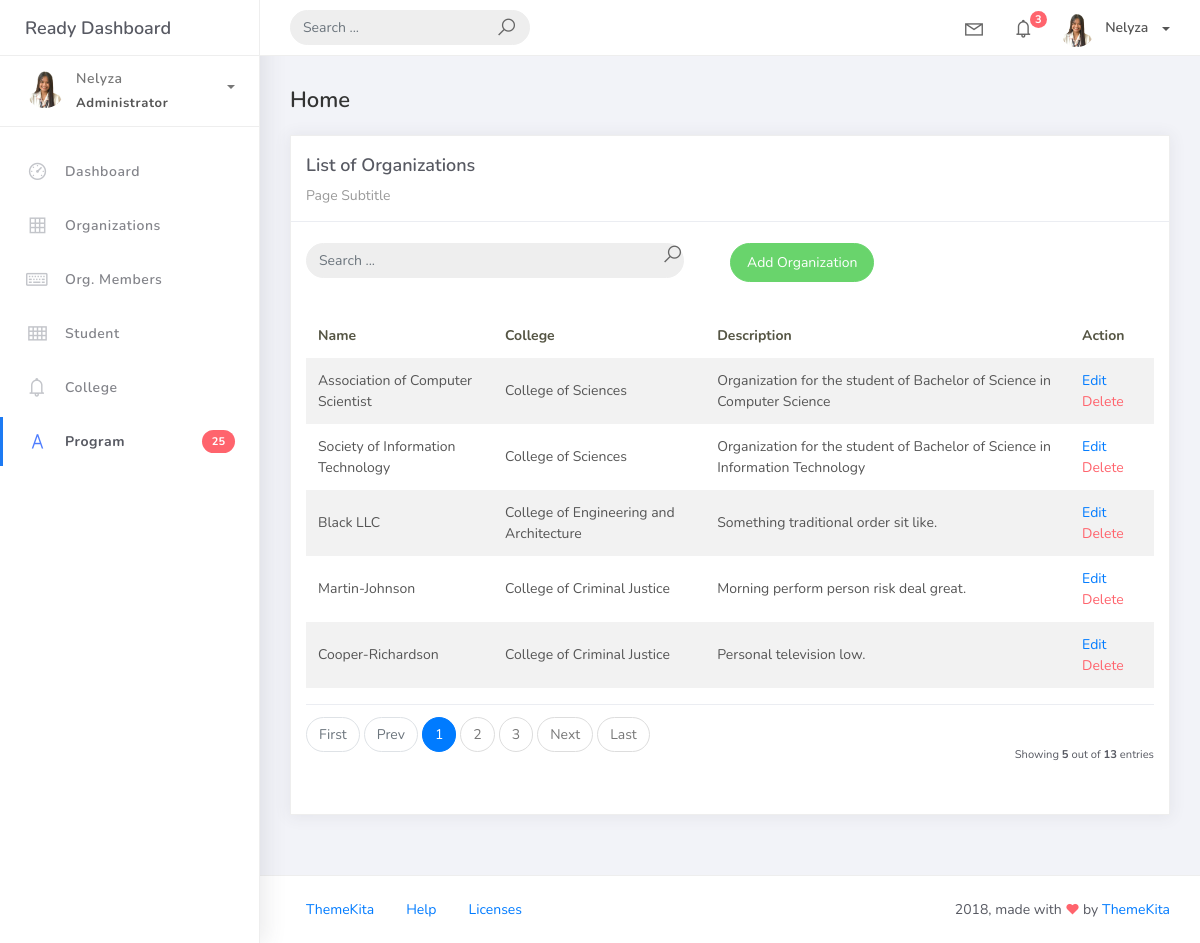
Screenshot of /organization_list with the database file from the repository.
### studentorg/models.py (models this page shows, shortened)
class BaseModel(models.Model):
    created_at = models.DateTimeField(auto_now_add=True, db_index=True)
    updated_at = models.DateTimeField(auto_now=True)
    class Meta:
        abstract = True

class Organization(BaseModel):
    name = models.CharField(max_length=250)
    college = models.ForeignKey(College, null=True, blank=True, on_delete=models.CASCADE)
    description = models.CharField(max_length=500)

class College(BaseModel):
    college_name = models.CharField(max_length=150)
    def __str__(self):
        return self.college_name

### studentorg/views.py (the view)
# urls.py: path('organization_list', OrganizationList.as_view(), name='organization-list'),
class OrganizationList(ListView):
    model = Organization
    context_object_name ='organization'
    template_name = 'org_list.html'
    paginate_by = 5
    def get_queryset(self, *args, **kwargs):
        qs = super().get_queryset(*args, **kwargs)
        query = self.request.GET.get("q")
        if query:
            qs = qs.filter(Q(name__icontains=query) | Q(college__college_name__icontains=query) | Q(description__icontains=query))
        return qs

### templates/org_list.html
{% extends 'base.html' %}
{% load static %}
{% block content %}
    <div class="content">
        <div class="container-fluid">
            <h4 class="page-title">Home</h4>
            <div class="row">
                <div class="col-md-12">
                    <div class="card">
                        <div class="card-header">
                            <div class="card-title">List of Organizations</div>
                            <div class="card-category">Page Subtitle</div>
                        </div>
                        <br />
                            <div class = "col-md-12 row">
                                <div class = "col-md-6">
                                    <form class="navbar-left navbar-form nav-search mr-md-3" action="{% url 'organization-list'%}">
                                        <div class = "input-group">
                                            <input type="text" placeholder="Search ..." class="form-control" name="q" />
                                            <div class = "input-group-append">
                                            <span class = "input-group-append">
                                                <i class="la la-search search-icon"></i>
                                            </span>
                                            </div>
                                        </div>
                                    </form>
                                </div>
                                <div class = "col-md-6">
                                    <div class = "fa-pull-right">
                                        <a href = "{% url 'organization-add' %}" class="btn btn-success btn-rounded"> Add Organization </a>
                                    </div>
                                </div>
                            </div>
                        <div class="card-body">
                            <table class="table table-striped mt-3">
                                <thead>
                                    <tr>
                                        <th scope="col">Name</th>
                                        <th scope="col">College</th>
                                        <th scope="col">Description</th>
                                        <th scope = "col">Action</th>
                                    </tr>
                                </thead>
                                <tbody>
                                    {% for object in object_list %}
                                        <tr>
                                            <td>{{ object.name }}</td>
                                            <td>{{ object.college }}</td>
                                            <td>{{ object.description }}</td>
                                            <td>
                                                <a href="organization_list/ {{object.id}}">Edit</a>
                                                <a href="organization_list/ {{object.id}}/delete" class = "text-danger">Delete</a>
                                            </td>
                                        </tr>
                                        {% empty %}
                                        <tr>
                                            <td colspan="4" style = "text-align: center">
                                                <p class = "text-sm font-weight-bold mb-0"> No Records Found </p>
                                            </td>
                                        </tr>
                                    {% endfor %}
                                </tbody>
                            </table>
                            {% include 'includes/pagination.html' %}
                        </div>
                    </div>
                </div>
            </div>
        </div>
    </div>
{% endblock %}

### rows the page displays
Organization: name "Association of Computer Scientist", college "College of Sciences", description "Organization for the student of Bachelor of Science in Computer Science"
Organization: name "Society of Information Technology", college "College of Sciences", description "Organization for the student of Bachelor of Science in Information Technology"
Organization: name "Black LLC", college "College of Engineering and Architecture", description "Something traditional order sit like."
Organization: name "Martin-Johnson", college "College of Criminal Justice", description "Morning perform person risk deal great."
Organization: name "Cooper-Richardson", college "College of Criminal Justice", description "Personal television low."

### other values shown
{{ page_num }} "1"
{{ page_num }} "2" "3"
{{ object_list.count }} "5"
{{ paginator.count }} "13"
